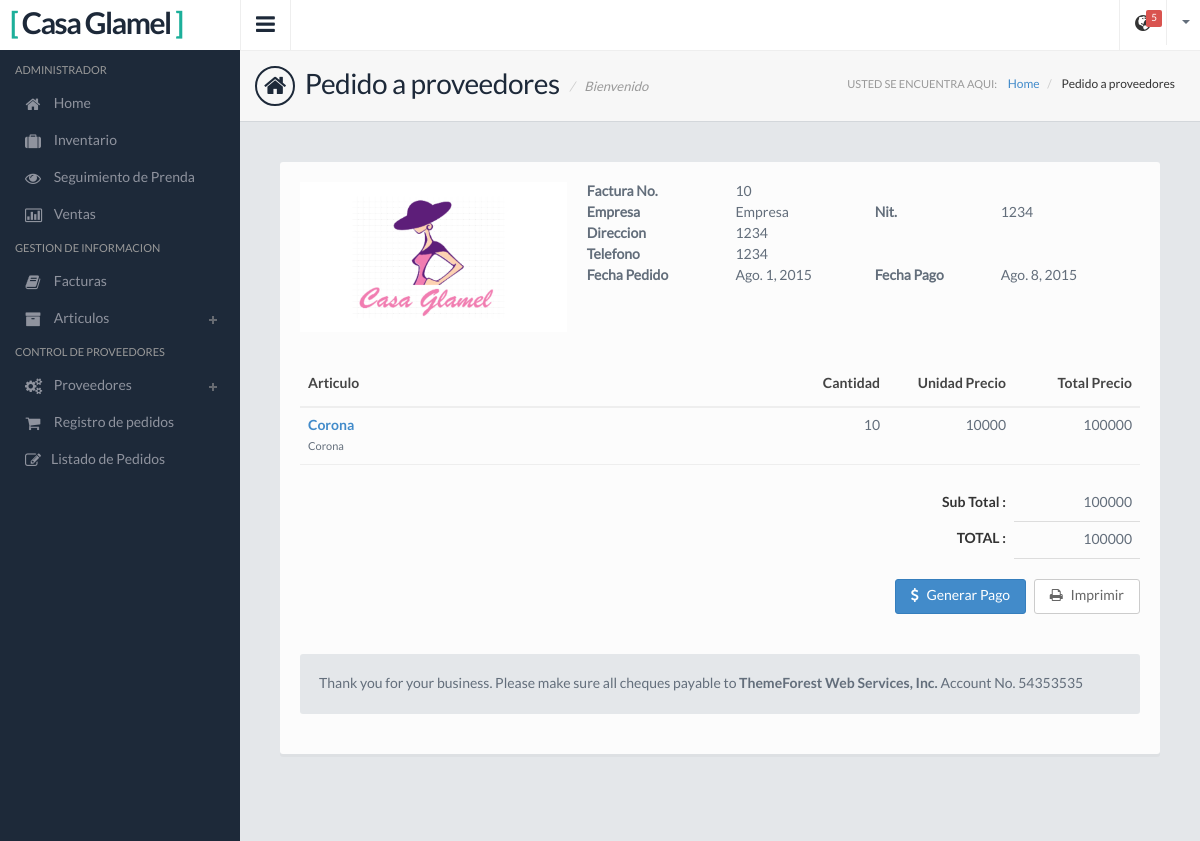
The app's page /Factura-Proveedor-Detail/10/ with its own data.
### Apps/GestionInf/models.py (models this page shows)
class Proveedor(models.Model):
    nombre_Empresa= models.CharField(max_length=50)
    nit = models.CharField(max_length=50)
    telefono = models.IntegerField()
    direccion = models.CharField(max_length=100)
    correo = models.CharField(max_length=100)
    personal_Responsable = models.CharField(max_length=100)
    tipo_Proveedor = models.ManyToManyField(Tipo)
    def __str__(self):
        return self.nombre_Empresa

### Apps/ControlProv/models.py (models this page shows, shortened)
class Factura_Provedor(models.Model):
    nombre_Empresa = models.ForeignKey(Proveedor)
    fecha_Pedido = models.DateField()
    fecha_Pago = models.DateField()
    estado = models.ForeignKey(Estado)

class Pedido(models.Model):
    factura_Proveedor = models.ForeignKey(Factura_Provedor)
    nombre_Articulo = models.CharField(max_length=100)
    descripcion = models.CharField(max_length=500)
    cantidad = models.IntegerField()
    precio = models.IntegerField()
    precio_total = models.IntegerField(null=True,blank=True)

### Apps/ControlProv/views.py (the view)
# urls.py: url(r'^Factura-Proveedor-Detail/(?P<pk>[0-9]+)/$', Factura_Proveedor_Detail.as_view(), name='Factura_Proveedor_Detail'),
class Factura_Proveedor_Detail(LoginRequiredMixin,DetailView):
    model = Factura_Provedor
    login_url = '/'
    context_object_name = 'factura_proveedor'
    template_name = 'ModuloAdmin/ControlTemplate/FacturaTemaplete/factura_proveedor_detail.html'
    def get_context_data(self, **kwargs):
        context = super(Factura_Proveedor_Detail,self).get_context_data(**kwargs)
        context['pedido_detalle']= Pedido.objects.filter(factura_Proveedor=self.get_object().pk)
        context['pedido_proveedor']= Proveedor.objects.filter(nombre_Empresa=self.get_object().nombre_Empresa)
        proveedor_cuentas = Pedido.objects.filter(factura_Proveedor=self.get_object().pk)
        suma = 0
        for i in proveedor_cuentas:
            suma = suma + (i.cantidad * i.precio)
        context['suma']=suma
        return context

### templates/ModuloAdmin/ControlTemplate/FacturaTemaplete/factura_proveedor_detail.html (shortened to what this page needs)
{% extends "base.html" %}
{% load static from staticfiles %}
{% block link%} <link href="{% static 'css/jquery.datatables.css' %}" rel="stylesheet">
 {%endblock%}
{% block page %} Pedido a proveedores {% endblock %}
{% block page2 %} Pedido a proveedores {% endblock %}
{% block contenido%}
     <div class="contentpanel">
      <div class="panel panel-default">
        <div class="panel-body">
            <div class="row">
                <div class="col-sm-4">
                    <img src="{% static 'images/descarga.png' %}" class="img-responsive mb10" alt=""
                            height="400" width="400"/>
                </div>
                <div class="col-sm-8">
                    <table style="width:100%">
                        {% for foo in pedido_proveedor %}
                        <tr>
                            <th>Factura No.</th>
                            <td>{{ factura_proveedor.pk }}</td>
                        </tr>
                        <tr>
                            <th>Empresa</th>
                            <td>{{ foo.nombre_Empresa}}</td>
                            <th>Nit.</th>
                            <td>{{  foo.nit }}</td>
                        </tr>
                            <tr>
                                <th>Direccion</th>
                                <td>{{ foo.direccion }}</td>
                            </tr>
                            <tr>
                                <th>Telefono</th>
                                <td>{{ foo.telefono }}</td>
                            </tr>
                            <tr>
                                <th>Fecha Pedido</th>
                                <td>{{ factura_proveedor.fecha_Pedido }}</td>
                                <th>Fecha Pago</th>
                                <td>{{ factura_proveedor.fecha_Pago }}</td>
                            </tr>
                        {% endfor %}
                    </table>
                </div>
            </div>
            <div class="table-responsive">
            <table class="table table-invoice">
            <thead>
              <tr>
                <th>Articulo</th>
                <th>Cantidad</th>
                <th>Unidad Precio</th>
                <th>Total Precio</th>
              </tr>
            </thead>
            <tbody>
            {% for pedido_detalle in pedido_detalle%}
              <tr>
                <td>
                    <div class="text-primary"><strong>{{ pedido_detalle.nombre_Articulo }}</strong></div>
                    <small>{{ pedido_detalle.descripcion }}</small>
                </td>
                <td>{{ pedido_detalle.cantidad }}</td>
                <td>{{ pedido_detalle.precio }}</td>
                <td>{{ pedido_detalle.precio_total }}</td>
              </tr>
                {% endfor %}
          </table>
          </div>
            <table class="table table-total">
                <tbody>
                    <tr>
                        <td><strong>Sub Total :</strong></td>
                        <td>{{ suma }}</td>
                    </tr>
                    <tr>
                        <td><strong>TOTAL :</strong></td>
                        <td>{{ suma }}</td>
                    </tr>
                </tbody>
            </table>
            <div class="text-right btn-invoice">
                <button class="btn btn-primary mr5"><i class="fa fa-dollar mr5"></i> Generar Pago</button>
                <a href="{% url 'ControlProv:Factura_Proveedor_Detail_Imprimir'  factura_proveedor.pk %}" class="btn btn-white" target="_blank"><i class="fa fa-print mr5"></i> Imprimir</a>
            </div>
            <div class="well">
                Thank you for your business. Please make sure all cheques payable to <strong>ThemeForest Web Services, Inc.</strong> Account No. 54353535
            </div>
        </div>
      </div>
    </div>
{% endblock %}

### static/css/style.default.css (style rules this page uses)
body { background: #1d2939; font-family: 'LatoRegular', 'Lucida Grande', 'Lucida Sans Unicode', Helvetica, sans-serif !important; line-height: 21px; color: #636e7b; overflow: hidden; }
strong { font-family: 'LatoBold'; font-weight: normal; }
.contentpanel { padding: 20px; }
.contentpanel::after { clear: both; display: block; content: ''; }
.table-invoice { -moz-box-shadow: none; -webkit-box-shadow: none; box-shadow: none; border-bottom: 1px solid #eee; margin-top: 20px; }
.table-invoice thead > tr > th { background: none; }
.table-invoice thead > tr > th:last-child, .table-invoice thead > tr > th:nth-child(3), .table-invoice thead > tr > th:nth-child(2) { text-align: right; }
.table-invoice tbody > tr > td:last-child, .table-invoice tbody > tr > td:nth-child(3), .table-invoice tbody > tr > td:nth-child(2) { width: 15%; text-align: right; }
.table-total { -moz-box-shadow: none; -webkit-box-shadow: none; box-shadow: none; float: right; }
.table-total > tbody > tr > td { border: 0; }
.table-total > tbody > tr > td:last-child { border-bottom: 1px solid #ddd; width: 15%; text-align: right; }
.table-total > tbody > tr > td:first-child { text-align: right; color: #333; }
.mb10 { margin-bottom: 10px; }
.mr5 { margin-right: 5px; }

### records on screen
Proveedor: nombre_Empresa "Empresa", nit "1234", direccion "1234", telefono "1234"
Factura_Provedor: pk "10", fecha_Pedido "Ago. 1, 2015", fecha_Pago "Ago. 8, 2015"
Pedido: nombre_Articulo "Corona", descripcion "Corona", cantidad "10", precio "10000", precio_total "100000"

### other values on screen
{{ suma }} "100000"
